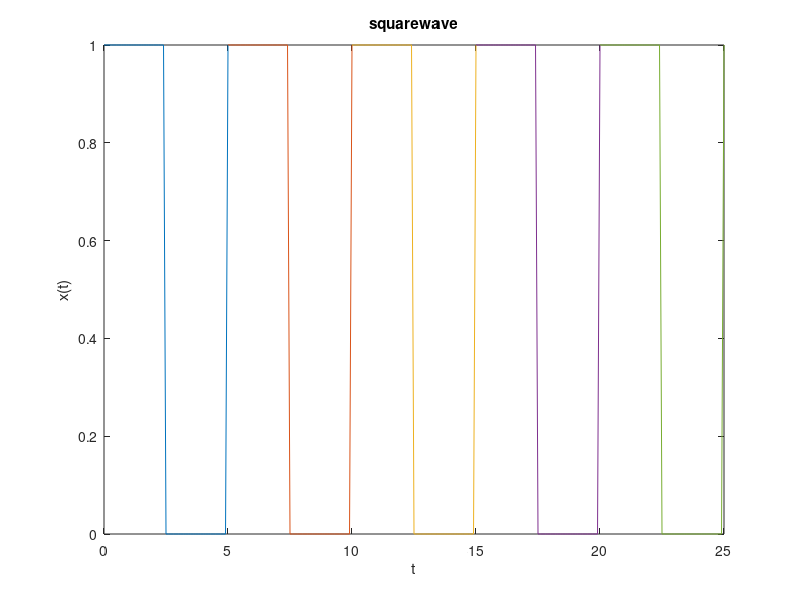

This figure's MATLAB source:
clc;
clear all;
N=input('enter no of cycles');
a=0;
for n=1:N
    t=0:0.1:5;
    x=[(t<2.5).*1+(t>2.5).*0+(t==5).*1];
    plot(t+a,x);
    a=a+5;
    hold on;
end
xlabel('t');
ylabel('x(t)');
title('squarewave');


